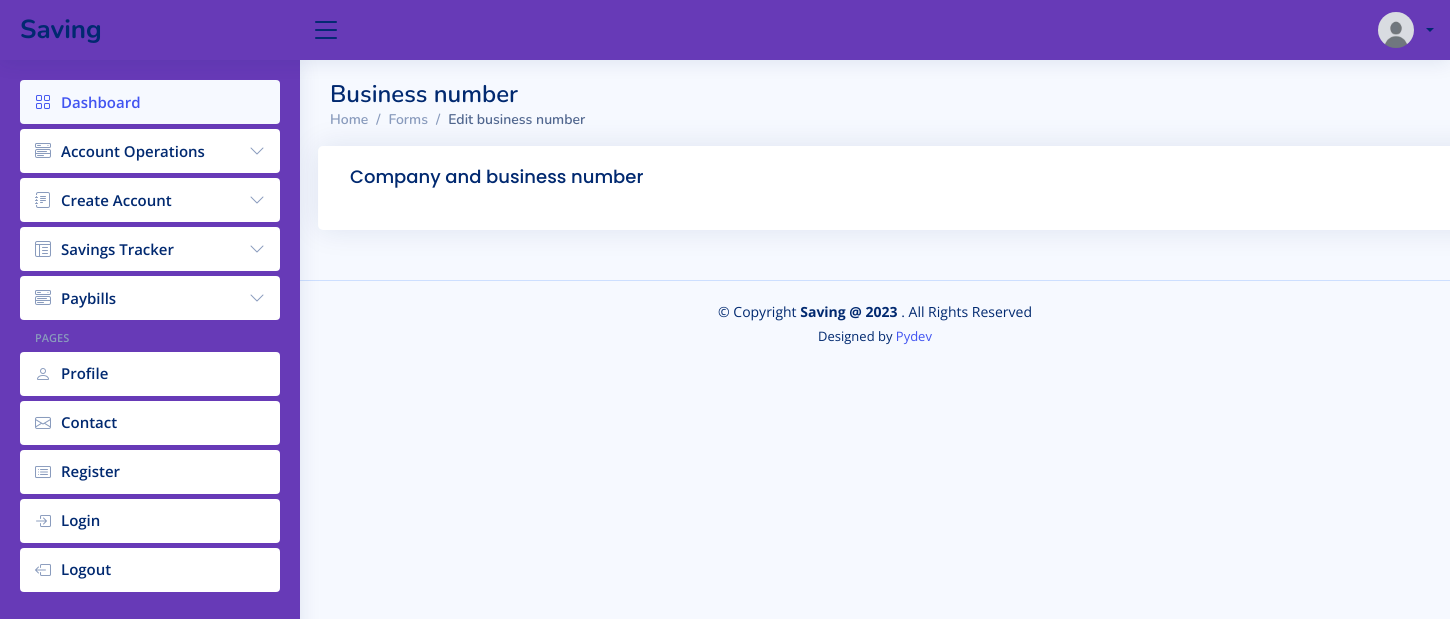
The page /operations/approve_business_number (signed in) on the database as committed earlier.
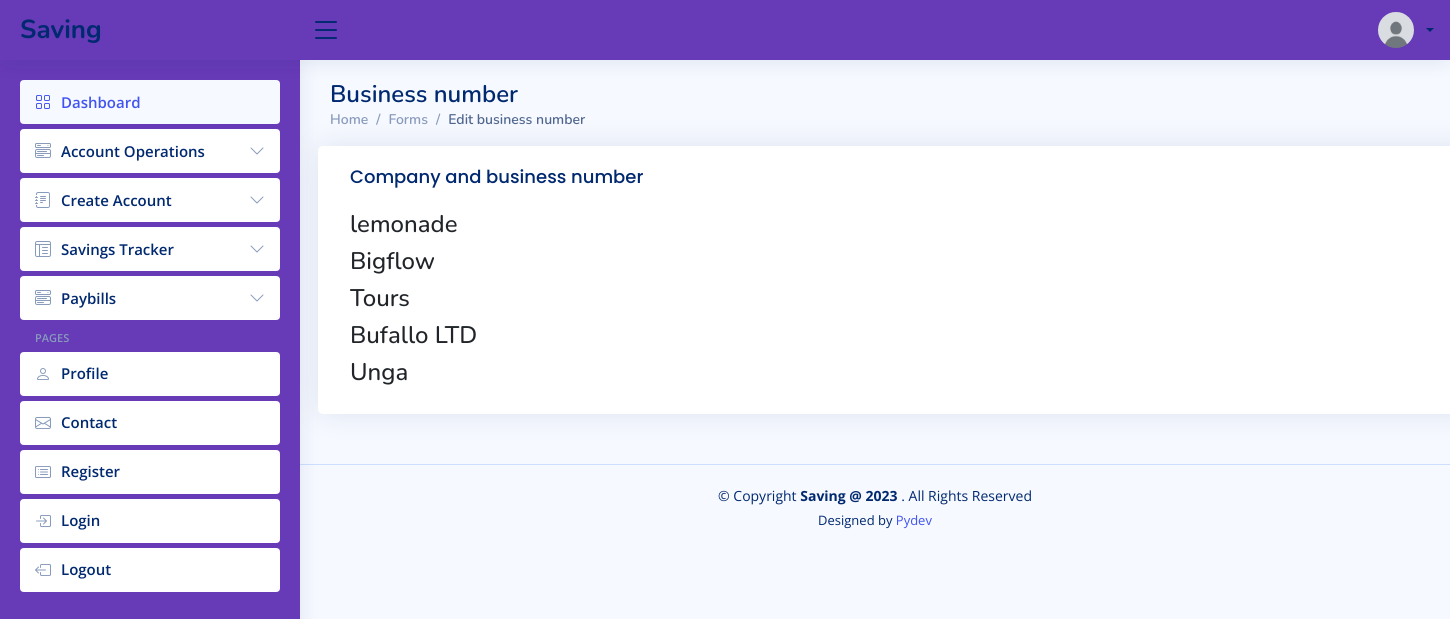
The same page on the database as committed later.
### savings/models.py (models this page shows, shortened)
class Company(models.Model):
	name = models.CharField(max_length=50, unique=True)
	email = models.EmailField(unique=True)
	contact = models.CharField(max_length=50)
	address = models.CharField(max_length=50)
	country = models.CharField(max_length=50)
	approved = models.BooleanField(default=False)
	admin_review = models.BooleanField(default=False)
	registered_on = models.DateField(auto_now_add=True)

### userdata/views.py (the view)
# urls.py: path("approve_business_number", views.business_number_approval,
@permission_required("accounts.change_user", raise_exception=True)
def business_number_approval(request):
    bus_num = Company.objects.filter(business_numbers__isnull=True).first()
    all_com = Company.objects.all()
    tran_date = timezone.now()
    if bus_num is not None:
        if request.method == "POST":
            c_form = EditCompanyForm(request.POST, instance=bus_num)
            if c_form.is_valid():
                company = c_form.save(commit=False)
                business_number = generate_business_numbers()
                BusinessNumber.objects.create(buss_number=business_number,
                        company=company)
                company.save()
            messages.success(request, f"Successfully saved.")
            data = f"{tran_date}: {admin} updated {bus_num.name} details\n"
            write_to_bus_file(data)
            return redirect("userdata:business_number_approval")
        else:
            c_form = EditCompanyForm(instance=bus_num)
        context = {
                "c_form": c_form,
                }
        return render(request, "userdata/business_number_approval.html", context)
    else:
        context = {
                "all_com": all_com,
                }
        return render(request, "userdata/business_number_approval.html", context)

### savings/classes.py (called while the page is built)
def get_transaction_history(user):
	accounts = user.account_set.all()#Account.objects.filter(user=user)
	transactions = Statements.objects.filter(account_number__in=accounts).order_by("-transaction_date")
	return transactions

def get_account_details(user):
	details = Account.objects.filter(user=user)
	return details

def get_calender():
	current_date = datetime.now()
	current_year = current_date.year
	month = current_date.month
	day = current_date.day
	month_name = calendar.month_name[month]
	cal = calendar.monthcalendar(current_year, month)
	return month_name, current_year, cal, day

### templates/userdata/business_number_approval.html
{% extends "savings/forms_layout.html" %}
{% load static %}
{% block edit_business_number %}
<div class="pagetitle">
  <h1>Business number</h1>
  <nav>
    <ol class="breadcrumb">
      <li class="breadcrumb-item"><a href="{% url 'staff_home' %}">Home</a></li>
      <li class="breadcrumb-item">Forms</li>
      <li class="breadcrumb-item active">Edit business number</li>
    </ol>
  </nav>
</div>
<section class="section">
  <div class="row">
    <div class="card">
      <div class="card-body">
        <h5 class="card-title">Company and business number </h5>
        {% if c_form %}
        <p> </p>
         {% for message in messages %}
         <h4 class="col-lg-6 alert alert-info">{{message}}</h4>
         {% endfor %}
        <form action="{% url 'userdata:business_number_approval' %}"
        method="POST" class="row g-3 needs-validation" novalidate>
          {% csrf_token %} {{c_form|crispy}}
          <br>
          <div class="col-12">
            <button class="btn btn-primary" type="submit">save</button>
          </div>
        </form>
        {% else %}
        {% for com in all_com %}
        <h4>{{ com.name }}</h4>
        {% endfor %}
        {% endif %}
      </div>
    </div>
  </div>
</section>
{% endblock %}

Rows that differ between the two databases and show on the page:
added Company: name "lemonade"
added Company: name "Bigflow"
added Company: name "Tours"
added Company: name "Bufallo LTD"
added Company: name "Unga"
